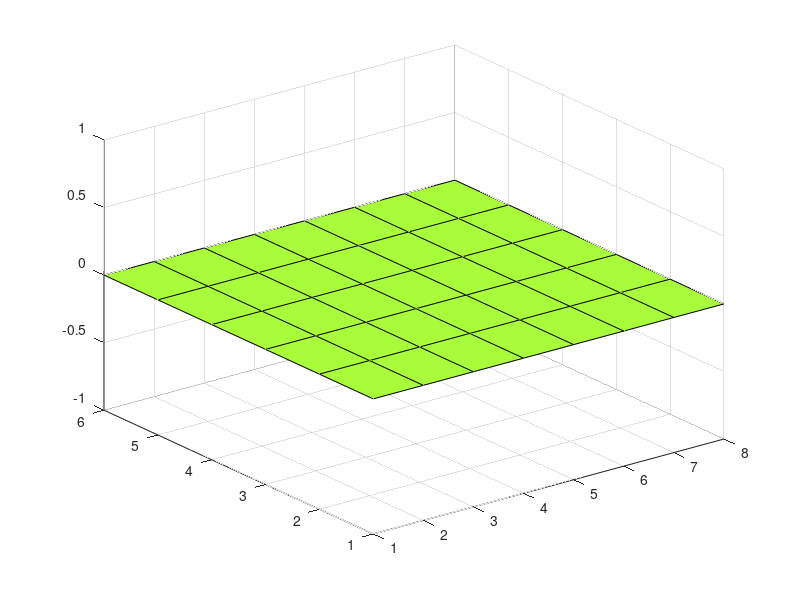

The MATLAB script that drew this image: (Note: this script raises an error after producing the figure.)
 % Clase del 30/8/2024
 %Por Gabriel Alvarez derechos de Autor
%{
Marca de agua
                               ,'"`.,./.
                             ,'        Y',"..
                           ,'           \  | \
                          /              . |  `
                         /               | |   \
            __          .                | |    .
       _   \  `. ---.   |                | j    |
      / `-._\   `Y   \  |                |.     |
     _`.    ``    \   \ |..              '      |,-'""7,....
     l     '-.     . , `|  | , |`. , ,  /,     ,'    '/   ,'_,.-.
     `-..     `-.  : :     |/ `   ' "\,' | _  /          '-'    /___
      \""' __.,.-`.: :        /   /._    l'.,'
       `--,   _.-' `".           /__ `'-.' '         .
       ,---..._,.--"""""""--.__..----,-.'   .  /    .'   ,.--
       |                          ,':| /    | /     ;.,-'--      ,.-
       |     .---.              .'  :|'     |/ ,.-='"-.`"`' _   -.'
       /    \    /               `. :|--.  _L,"---.._        "----'
     ,' `.   \ ,'           _,     `''   ``.-'       `-  -..___,'
    . ,.  .   `   __     .-'  _.-           `.     .__    \
    |. |`        "  ;   !   ,.  |             `.    `.`'---'
    ,| |C\       ` /    | ,' |(]|            -. |-..--`
   /  "'--'       '      /___|__]        `.  `- |`.
  .       ,'                   ,   /       .    `. \
    \                      .,-'  ,'         .     `-.
     x---..`.  -'  __..--'"/"""""  ,-.      |   |   |
    / \--._'-.,.--'     _`-    _. ' /       |     -.|
   ,   .   `-..__ ...--'  _,.-' | `   ,.-.  ;   /  '|
  .  _,'         '"-----""      |    `   | /  ,'    ;
  |-'  .-.    `._               |     `._// ,'     /
 _|    `-'   _,' "`--.._________|        `,'    _ /.
//\   ,-._.'"/\__,.   _,"     /_\__/`. /'.-.'.-/_,`-' 
`-"`"' v'    `"  `-`-"              `-'`-`  `'
%}
% Partial Differential Equation (PDE)

% This class of differential equation coulde be separated in three clasess:
%  Eliptic, Parabolic and Hyperbolic Equation

% For example, the eliptic equation are very important into the electromagenetics field 
% Parabolic equation are used in the heat conduction equation and hyperbolic ecuation are used on
% wave equation 
% Poisson Equation 
% La ecuación a resolver es: D^2U = rho/epsilon

% Limites del dominio
xi = 0;
xf = 0.07; %m
yi = 0;
yf = 0.05;

%Partición del dominio
factor = 1;
n = factor*5;
m = factor*7;

h = (xf-xi)/m;
k = (yf-yi)/n;

x = (xi:h:xf)';
y = (yi:k:yf)';

% Definición del f(x)
epsilonr = 1;
epsilon0 = 8.85e-12;
epsilon = epsilonr*epsilon0;
%Para Poisson
%rho = -1e-6;
%Para Laplace 
rho = 0;
f = @(x,y) rho/epsilon;
%.............
%Coeficientes de la matriz
alpha = 2*(1+(h/k)^2);
beta = (h/k)^2;
%.............
%Creación del dominio
U = zeros(n+1,m+1);
%.....................
%Condiciones de frontera en el dominio
U(:,1) = 0;%llena columna izquierda
U(n+1,2:m) = 0;%llena fila de abajo
U(:,m+1) = 0; % llena columna derecha
U(1,2:m) = 0; % llena fila de arriba

%............
A = zeros(m-1,m-1);
for i=1:m-1
    A(i,i) = alpha;
end
for i = 1:m-2
    A(i,i+1) = -beta;
    A(i+1,i) = -beta;
end
%............ No se usó pero se puede
B = zeros(m-1,m-1);
for i =1:m-1
    B(i,i) = -beta;
end
%.....
%C = zeros(m-1,m-1);
%Conforma la matriz del problema
C = A;
for i=1:n-2
    C = blkdiag(C,A); % Crea una matriz con matrices dentro
end
for i = 0:size(C,1)-m
    C(m+i,i+1) = -beta; % Para meter los betas
    C(i+1,m+i) = -beta;
end
%figure(1)
%spy(C)

%.....................
% Para crear el vector b
b = zeros(size(C,1),1);
%Los llena por filas de los puntos a encontrar
l = 0;
for i=2:n
    for j=2:m
        l = l+1;
        b(l) = U(i-1,j)+U(i+1,j)+beta*(U(i,j-1)+U(i,j+1))-h^2*f(x(j),y(i));
    end
end

%Ahora se resuelve el sistema
u = C\b;

%Se ingresa el resultado en U
l = 0;
for i=2:n
    for j=2:m
        l = l+1;
        U(i,j) = u(l);
    end
end
%Grafica el U, donde x,y son las componentes (sin unidades)
figure(2)
h4 = surf(U);
colormap turbo;
h4.EdgeColor = 'none';
xlabel('p_x');
ylabel('p_y');
zlabel('V(p_x,p_y)');
%Esta ya va con metros
[X,Y] = meshgrid(x,y);
figure(3)
h5 = surf(X,Y,U);
colormap turbo;
h5.EdgeColor = 'none';

%Calcular gradiente
[Ex, Ey] = gradient(U);
% Se normaliza el campo vectorial
E = sqrt(Ex.^2 + Ey.^2);
Ex = Ex./E;
Ey = Ey./E;

figure(4)
contour(x,y,U,20);
hold on;
quiver(X,Y,Ex,Ey,'r');
hold off;
xlabel('x')
ylabel('y')